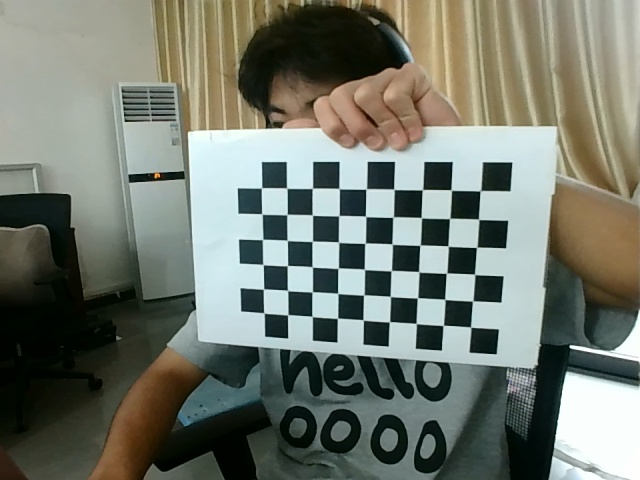
#> input picture data/two_calibration_image/left/1.jpg, 640 x 480 px, found by its file name; its folder holds 4 pictures in this run
$ python Two_Camera_Calibration.py
#> lines starting #> are read from the running program, lines starting #| are printed output that depends on the picture
import cv2
import os
import numpy as np

class Two_Camera_Clibration():
    def __init__(self):
        self.leftpath = r'data\two_calibration_image\left'
        self.rightpath = r'data\two_calibration_image\right'
        self.w = 9
        self.h = 6
        self.square_size = 22.0
        self.imgpoints_l = []    #存放左图像坐标系下角点位置
        self.imgpoints_r = []    #存放左图像坐标系下角点位置
        self.objpoints = []   #存放世界坐标系下角点位置

    def calibration_run(self,w,h,square_size):
#> called with w = 9, h = 6, square_size = 22
        criteria = (cv2.TERM_CRITERIA_EPS + cv2.TERM_CRITERIA_MAX_ITER, 30, 0.001)
        objp = np.zeros((1, w*h, 3), np.float32)
        objp[0,:,:2] = np.mgrid[0:w, 0:h].T.reshape(-1, 2)
        objp[0,:,0] *= square_size
        objp[0,:,1] *= square_size

        for ii in os.listdir(self.leftpath):
            img_l = cv2.imread(os.path.join(self.leftpath,ii))
#> img_l is the input picture: shape (480, 640, 3); mean B, G, R 109.4, 120, 114.6
            gray_l = cv2.cvtColor(img_l,cv2.COLOR_BGR2GRAY)
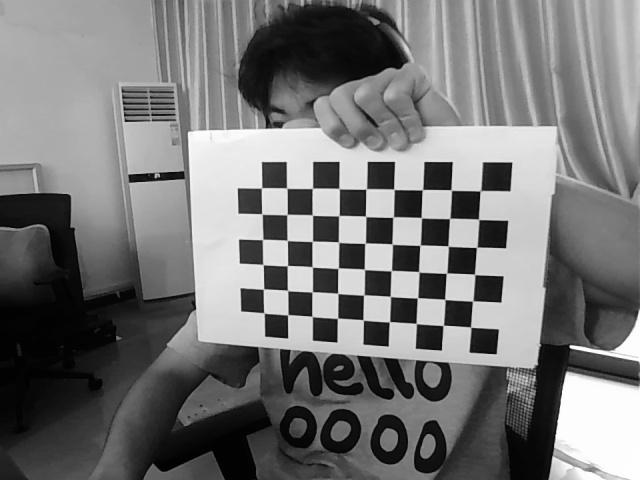
#> gray_l: shape (480, 640); min 0, max 255, mean 117.2
            img_r = cv2.imread(os.path.join(self.rightpath,ii))
            gray_r = cv2.cvtColor(img_r,cv2.COLOR_BGR2GRAY)
            ret_l, corners_l = cv2.findChessboardCorners(gray_l, (w,h),None)   #检测棋盘格内角点
#> ret_l = True; corners_l = 54 rows, first 8: [470.6, 327], [443.2, 325.4], [416.1, 323.4], [389.4, 321.8], [363, 319.8], [337.5, 318.2], [312, 316.3], [287.7, 314.9]
            ret_r, corners_r = cv2.findChessboardCorners(gray_r, (w,h),None)
#> ret_r = True; corners_r has the same summary as corners_l
            if ret_l and ret_r:
                self.objpoints.append(objp)
                corners2_l = cv2.cornerSubPix(gray_l,corners_l,(11,11),(-1,-1),criteria)
#> corners2_l = 54 rows, first 8: [470.7, 327.1], [443.2, 325.4], [416.3, 323.5], [389.4, 321.7], [363.2, 319.9], [337.5, 318.3], [312.1, 316.4], [287.7, 314.8]
                self.imgpoints_l.append(corners2_l)
                corners2_r = cv2.cornerSubPix(gray_r,corners_r,(11,11),(-1,-1),criteria)
#> corners2_r has the same summary as corners2_l
                self.imgpoints_r.append(corners2_r)
#> pass 2 of the loop in calibration_run, `for ii in os.listdir(self.leftpath):`:
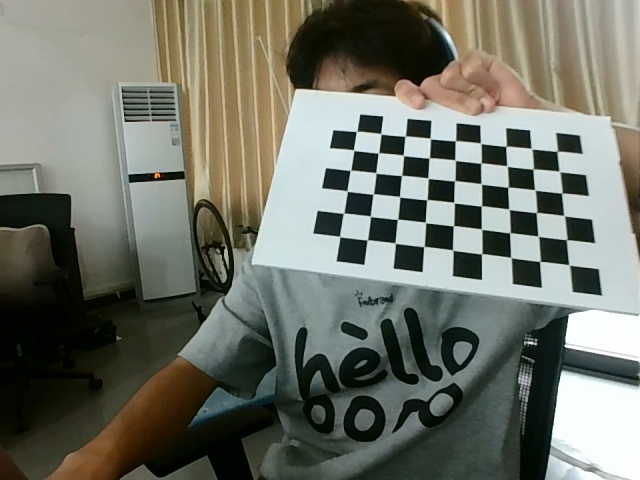
#> input picture data/two_calibration_image/left/10.jpg, 640 x 480 px, found by its file name
#> in calibration_run, img_l is the input picture: shape (480, 640, 3); mean B, G, R 103.4, 114, 111
#> in calibration_run, `gray_l = cv2.cvtColor(img_l,cv2.COLOR_BGR2GRAY)`:
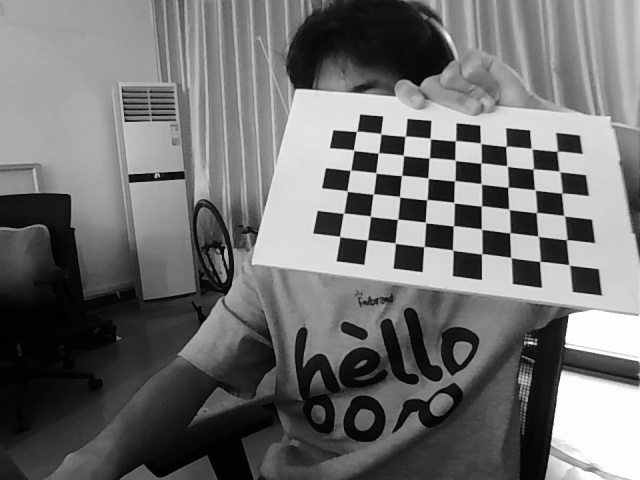
#> gray_l: shape (480, 640); min 0, max 255, mean 111.9
#> corners_l = 54 rows, first 8: [568.7, 264.5], [539.4, 261.6], [510.7, 257.4], [481.6, 253.7], [452.4, 249.8], [423.7, 246.6], [395.3, 243], [367.1, 239.8]
#> corners_r has the same summary as corners_l
#> corners2_l = 54 rows, first 8: [569.1, 264.9], [539.8, 261.4], [510.9, 257.5], [481.7, 253.7], [452.7, 250.1], [424, 246.5], [395.2, 243.1], [367.3, 239.8]
#> corners2_r has the same summary as corners2_l
#> pass 3 of the loop in calibration_run, `for ii in os.listdir(self.leftpath):`:
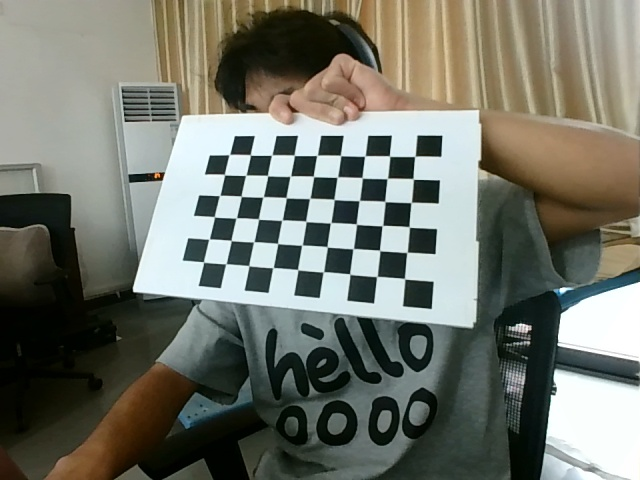
#> input picture data/two_calibration_image/left/11.jpg, 640 x 480 px, found by its file name
#> in calibration_run, img_l is the input picture: shape (480, 640, 3); mean B, G, R 106.4, 116.6, 114
#> in calibration_run, `gray_l = cv2.cvtColor(img_l,cv2.COLOR_BGR2GRAY)`:
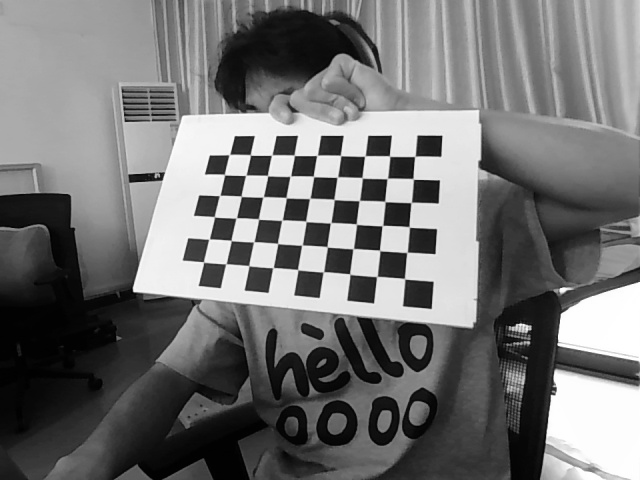
#> gray_l: shape (480, 640); min 0, max 255, mean 114.6
#> corners_l = 54 rows, first 8: [404.6, 278.7], [376.8, 276.5], [349.7, 274], [323.4, 271.8], [297.7, 269.6], [273.1, 267.6], [248.8, 265.7], [225.9, 263.7]
#> corners_r has the same summary as corners_l
#> corners2_l = 54 rows, first 8: [404.6, 278.7], [376.9, 276.5], [349.8, 274.2], [323.4, 271.8], [297.7, 269.6], [273, 267.6], [248.8, 265.6], [225.9, 263.8]
#> corners2_r has the same summary as corners2_l
#> the loop made 4 passes; the first 3 are shown
                #img = cv2.drawChessboardCorners(img, CHECKERBOARD, corners2,ret)
                #cv2.imwrite('./ChessboardCornersimg.jpg', img)
        ret, mtx_l, dist_l, rvecs_l, tvecs_l = cv2.calibrateCamera(self.objpoints, self.imgpoints_l, gray_l.shape[::-1],None,None)  #先分别做单目标定
        ret, mtx_r, dist_r, rvecs_r, tvecs_r = cv2.calibrateCamera(self.objpoints, self.imgpoints_r, gray_r.shape[::-1],None,None)

        retval, cameraMatrix1, dist1, cameraMatrix2, dist2, R, T, E, F = \
            cv2.stereoCalibrate(self.objpoints, self.imgpoints_l, self.imgpoints_r, mtx_l, dist_l, mtx_r, dist_r, gray_l.shape[::-1])   #再做双目标定

        print("stereoCalibrate : \n")
        print("Camera matrix left : \n")
        print(cameraMatrix1)
        print("distCoeffs left  : \n")
        print(dist1)
        print("cameraMatrix left : \n")
        print(cameraMatrix2)
        print("distCoeffs left : \n")
        print(dist2)
        print("R : \n")
        print(R)
        print("T : \n")
        print(T)
        print("E : \n")
        print(E)
        print("F : \n")
        print(F)
        return cameraMatrix1,dist1,cameraMatrix2,dist2,R,T

if __name__ == "__main__":
    TCC = Two_Camera_Clibration()
    TCC.calibration_run(TCC.w,TCC.h,TCC.square_size)
